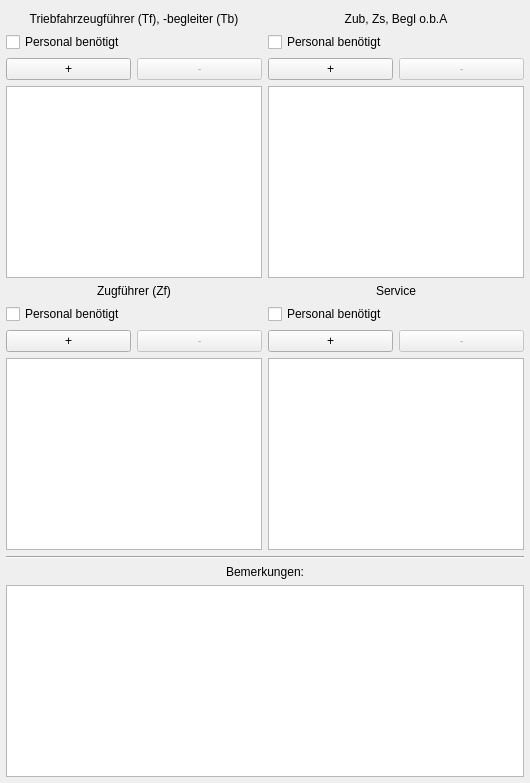
      <widget class="QWidget" name="tabPersonal">
       <property name="enabled">
        <bool>true</bool>
       </property>
       <attribute name="title">
        <string>Personal</string>
       </attribute>
       <layout class="QGridLayout" name="gridLayout_4">
        <property name="leftMargin">
         <number>6</number>
        </property>
        <property name="topMargin">
         <number>12</number>
        </property>
        <property name="rightMargin">
         <number>6</number>
        </property>
        <property name="bottomMargin">
         <number>6</number>
        </property>
        <property name="spacing">
         <number>6</number>
        </property>
        <item row="0" column="0">
         <layout class="QGridLayout" name="gridLayout_3">
          <item row="1" column="0" colspan="2">
           <widget class="QCheckBox" name="checkTf">
            <property name="text">
             <string>Personal benötigt</string>
            </property>
           </widget>
          </item>
          <item row="2" column="0">
           <widget class="QPushButton" name="pushButtonListTfAdd">
            <property name="enabled">
             <bool>true</bool>
            </property>
            <property name="sizePolicy">
             <sizepolicy hsizetype="Expanding" vsizetype="Fixed">
              <horstretch>0</horstretch>
              <verstretch>0</verstretch>
             </sizepolicy>
            </property>
            <property name="toolTip">
             <string>Name hinzufügen</string>
            </property>
            <property name="statusTip">
             <string>Name hinzufügen</string>
            </property>
            <property name="whatsThis">
             <string>Name hinzufügen</string>
            </property>
            <property name="accessibleDescription">
             <string>Name hinzufügen</string>
            </property>
            <property name="text">
             <string>+</string>
            </property>
           </widget>
          </item>
          <item row="2" column="1">
           <widget class="QPushButton" name="pushButtonListTfDelete">
            <property name="enabled">
             <bool>false</bool>
            </property>
            <property name="sizePolicy">
             <sizepolicy hsizetype="Expanding" vsizetype="Fixed">
              <horstretch>0</horstretch>
              <verstretch>0</verstretch>
             </sizepolicy>
            </property>
            <property name="toolTip">
             <string>Ausgewählten Namen löschen</string>
            </property>
            <property name="statusTip">
             <string>Ausgewählten Namen löschen</string>
            </property>
            <property name="whatsThis">
             <string>Ausgewählten Namen löschen</string>
            </property>
            <property name="accessibleDescription">
             <string>Ausgewählten Namen löschen</string>
            </property>
            <property name="text">
             <string>-</string>
            </property>
           </widget>
          </item>
          <item row="3" column="0" colspan="2">
           <widget class="QListWidget" name="listTf">
            <property name="enabled">
             <bool>true</bool>
            </property>
            <property name="verticalScrollMode">
             <enum>QAbstractItemView::ScrollPerPixel</enum>
            </property>
            <property name="horizontalScrollMode">
             <enum>QAbstractItemView::ScrollPerPixel</enum>
            </property>
            <property name="wordWrap">
             <bool>true</bool>
            </property>
           </widget>
          </item>
          <item row="0" column="0" colspan="2">
           <widget class="QLabel" name="LabelTf">
            <property name="toolTip">
             <string>Triebfahrzeugführer, Triebfahrzeugbegleiter</string>
            </property>
            <property name="whatsThis">
             <string>Wahts This</string>
            </property>
            <property name="text">
             <string>Triebfahrzeugführer (Tf), -begleiter (Tb)</string>
            </property>
            <property name="alignment">
             <set>Qt::AlignCenter</set>
            </property>
           </widget>
          </item>
         </layout>
        </item>
        <item row="0" column="1">
         <layout class="QGridLayout" name="gridLayout_5">
          <item row="1" column="0" colspan="2">
           <widget class="QCheckBox" name="checkZub">
            <property name="text">
             <string>Personal benötigt</string>
            </property>
           </widget>
          </item>
          <item row="3" column="0" colspan="2">
           <widget class="QListWidget" name="listZub">
            <property name="enabled">
             <bool>true</bool>
            </property>
            <property name="verticalScrollMode">
             <enum>QAbstractItemView::ScrollPerPixel</enum>
            </property>
            <property name="horizontalScrollMode">
             <enum>QAbstractItemView::ScrollPerPixel</enum>
            </property>
            <property name="wordWrap">
             <bool>true</bool>
            </property>
           </widget>
          </item>
          <item row="0" column="0" colspan="2">
           <widget class="QLabel" name="LabelZb">
            <property name="toolTip">
             <string/>
            </property>
            <property name="text">
             <string>Zub, Zs, Begl o.b.A</string>
            </property>
            <property name="alignment">
             <set>Qt::AlignCenter</set>
            </property>
           </widget>
          </item>
          <item row="2" column="0">
           <widget class="QPushButton" name="pushButtonListZubAdd">
            <property name="enabled">
             <bool>true</bool>
            </property>
            <property name="sizePolicy">
             <sizepolicy hsizetype="Expanding" vsizetype="Fixed">
              <horstretch>0</horstretch>
              <verstretch>0</verstretch>
             </sizepolicy>
            </property>
            <property name="toolTip">
             <string>Name hinzufügen</string>
            </property>
            <property name="statusTip">
             <string>Name hinzufügen</string>
            </property>
            <property name="whatsThis">
             <string>Name hinzufügen</string>
            </property>
            <property name="accessibleDescription">
             <string>Name hinzufügen</string>
            </property>
            <property name="text">
             <string>+</string>
            </property>
           </widget>
          </item>
          <item row="2" column="1">
           <widget class="QPushButton" name="pushButtonListZubDelete">
            <property name="enabled">
             <bool>false</bool>
            </property>
            <property name="sizePolicy">
             <sizepolicy hsizetype="Expanding" vsizetype="Fixed">
              <horstretch>0</horstretch>
              <verstretch>0</verstretch>
             </sizepolicy>
            </property>
            <property name="toolTip">
             <string>Ausgewählten Namen löschen</string>
            </property>
            <property name="statusTip">
             <string>Ausgewählten Namen löschen</string>
            </property>
            <property name="whatsThis">
             <string>Ausgewählten Namen löschen</string>
            </property>
            <property name="accessibleDescription">
             <string>Ausgewählten Namen löschen</string>
            </property>
            <property name="text">
             <string>-</string>
            </property>
           </widget>
          </item>
         </layout>
        </item>
        <item row="1" column="0">
         <layout class="QGridLayout" name="gridLayout">
          <item row="1" column="0" colspan="2">
           <widget class="QCheckBox" name="checkZf">
            <property name="text">
             <string>Personal benötigt</string>
            </property>
           </widget>
          </item>
          <item row="2" column="0">
           <widget class="QPushButton" name="pushButtonListZfAdd">
            <property name="enabled">
             <bool>true</bool>
            </property>
            <property name="sizePolicy">
             <sizepolicy hsizetype="Expanding" vsizetype="Fixed">
              <horstretch>0</horstretch>
              <verstretch>0</verstretch>
             </sizepolicy>
            </property>
            <property name="toolTip">
             <string>Name hinzufügen</string>
            </property>
            <property name="statusTip">
             <string>Name hinzufügen</string>
            </property>
            <property name="whatsThis">
             <string>Name hinzufügen</string>
            </property>
            <property name="accessibleDescription">
             <string>Name hinzufügen</string>
            </property>
            <property name="text">
             <string>+</string>
            </property>
           </widget>
          </item>
          <item row="2" column="1">
           <widget class="QPushButton" name="pushButtonListZfDelete">
            <property name="enabled">
             <bool>false</bool>
            </property>
            <property name="sizePolicy">
             <sizepolicy hsizetype="Expanding" vsizetype="Fixed">
              <horstretch>0</horstretch>
              <verstretch>0</verstretch>
             </sizepolicy>
            </property>
            <property name="toolTip">
             <string>Ausgewählten Namen löschen</string>
            </property>
            <property name="statusTip">
             <string>Ausgewählten Namen löschen</string>
            </property>
            <property name="whatsThis">
             <string>Ausgewählten Namen löschen</string>
            </property>
            <property name="accessibleDescription">
             <string>Ausgewählten Namen löschen</string>
            </property>
            <property name="text">
             <string>-</string>
            </property>
           </widget>
          </item>
          <item row="3" column="0" colspan="2">
           <widget class="QListWidget" name="listZf">
            <property name="enabled">
             <bool>true</bool>
            </property>
            <property name="verticalScrollMode">
             <enum>QAbstractItemView::ScrollPerPixel</enum>
            </property>
            <property name="horizontalScrollMode">
             <enum>QAbstractItemView::ScrollPerPixel</enum>
            </property>
            <property name="resizeMode">
             <enum>QListView::Adjust</enum>
            </property>
            <property name="wordWrap">
             <bool>true</bool>
            </property>
           </widget>
          </item>
          <item row="0" column="0" colspan="2">
           <widget class="QLabel" name="LabelZf">
            <property name="toolTip">
             <string/>
            </property>
            <property name="text">
             <string>Zugführer (Zf)</string>
            </property>
            <property name="alignment">
             <set>Qt::AlignCenter</set>
            </property>
           </widget>
          </item>
         </layout>
        </item>
        <item row="1" column="1">
         <layout class="QGridLayout" name="gridLayout_2">
          <item row="1" column="0" colspan="2">
           <widget class="QCheckBox" name="checkService">
            <property name="text">
             <string>Personal benötigt</string>
            </property>
           </widget>
          </item>
          <item row="3" column="0" colspan="2">
           <widget class="QListWidget" name="listService">
            <property name="enabled">
             <bool>true</bool>
            </property>
            <property name="verticalScrollMode">
             <enum>QAbstractItemView::ScrollPerPixel</enum>
            </property>
            <property name="horizontalScrollMode">
             <enum>QAbstractItemView::ScrollPerPixel</enum>
            </property>
            <property name="wordWrap">
             <bool>true</bool>
            </property>
           </widget>
          </item>
          <item row="0" column="0" colspan="2">
           <widget class="QLabel" name="LabelService">
            <property name="toolTip">
             <string/>
            </property>
            <property name="text">
             <string>Service</string>
            </property>
            <property name="alignment">
             <set>Qt::AlignCenter</set>
            </property>
           </widget>
          </item>
          <item row="2" column="1">
           <widget class="QPushButton" name="pushButtonListServiceDelete">
            <property name="enabled">
             <bool>false</bool>
            </property>
            <property name="sizePolicy">
             <sizepolicy hsizetype="Expanding" vsizetype="Fixed">
              <horstretch>0</horstretch>
              <verstretch>0</verstretch>
             </sizepolicy>
            </property>
            <property name="toolTip">
             <string>Ausgewählten Namen löschen</string>
            </property>
            <property name="statusTip">
             <string>Ausgewählten Namen löschen</string>
            </property>
            <property name="whatsThis">
             <string>Ausgewählten Namen löschen</string>
            </property>
            <property name="accessibleDescription">
             <string>Ausgewählten Namen löschen</string>
            </property>
            <property name="text">
             <string>-</string>
            </property>
           </widget>
          </item>
          <item row="2" column="0">
           <widget class="QPushButton" name="pushButtonListServiceAdd">
            <property name="enabled">
             <bool>true</bool>
            </property>
            <property name="sizePolicy">
             <sizepolicy hsizetype="Expanding" vsizetype="Fixed">
              <horstretch>0</horstretch>
              <verstretch>0</verstretch>
             </sizepolicy>
            </property>
            <property name="toolTip">
             <string>Name hinzufügen</string>
            </property>
            <property name="statusTip">
             <string>Name hinzufügen</string>
            </property>
            <property name="whatsThis">
             <string>Name hinzufügen</string>
            </property>
            <property name="accessibleDescription">
             <string>Name hinzufügen</string>
            </property>
            <property name="text">
             <string>+</string>
            </property>
           </widget>
          </item>
         </layout>
        </item>
        <item row="2" column="0" colspan="2">
         <widget class="Line" name="line">
          <property name="orientation">
           <enum>Qt::Horizontal</enum>
          </property>
         </widget>
        </item>
        <item row="3" column="0" colspan="2">
         <layout class="QGridLayout" name="gridLayout_7">
          <item row="0" column="0">
           <widget class="QLabel" name="LabelBemerkungen">
            <property name="toolTip">
             <string notr="true"/>
            </property>
            <property name="statusTip">
             <string notr="true"/>
            </property>
            <property name="whatsThis">
             <string notr="true"/>
            </property>
            <property name="accessibleName">
             <string notr="true"/>
            </property>
            <property name="accessibleDescription">
             <string notr="true"/>
            </property>
            <property name="text">
             <string>Bemerkungen:</string>
            </property>
            <property name="alignment">
             <set>Qt::AlignCenter</set>
            </property>
           </widget>
          </item>
          <item row="1" column="0">
           <widget class="QPlainTextEdit" name="textBemerkungen">
            <property name="enabled">
             <bool>true</bool>
            </property>
            <property name="toolTip">
             <string notr="true"/>
            </property>
            <property name="statusTip">
             <string notr="true"/>
            </property>
            <property name="whatsThis">
             <string notr="true"/>
            </property>
            <property name="accessibleName">
             <string notr="true"/>
            </property>
            <property name="accessibleDescription">
             <string notr="true"/>
            </property>
            <property name="plainText">
             <string/>
            </property>
           </widget>
          </item>
         </layout>
        </item>
       </layout>
      </widget>
